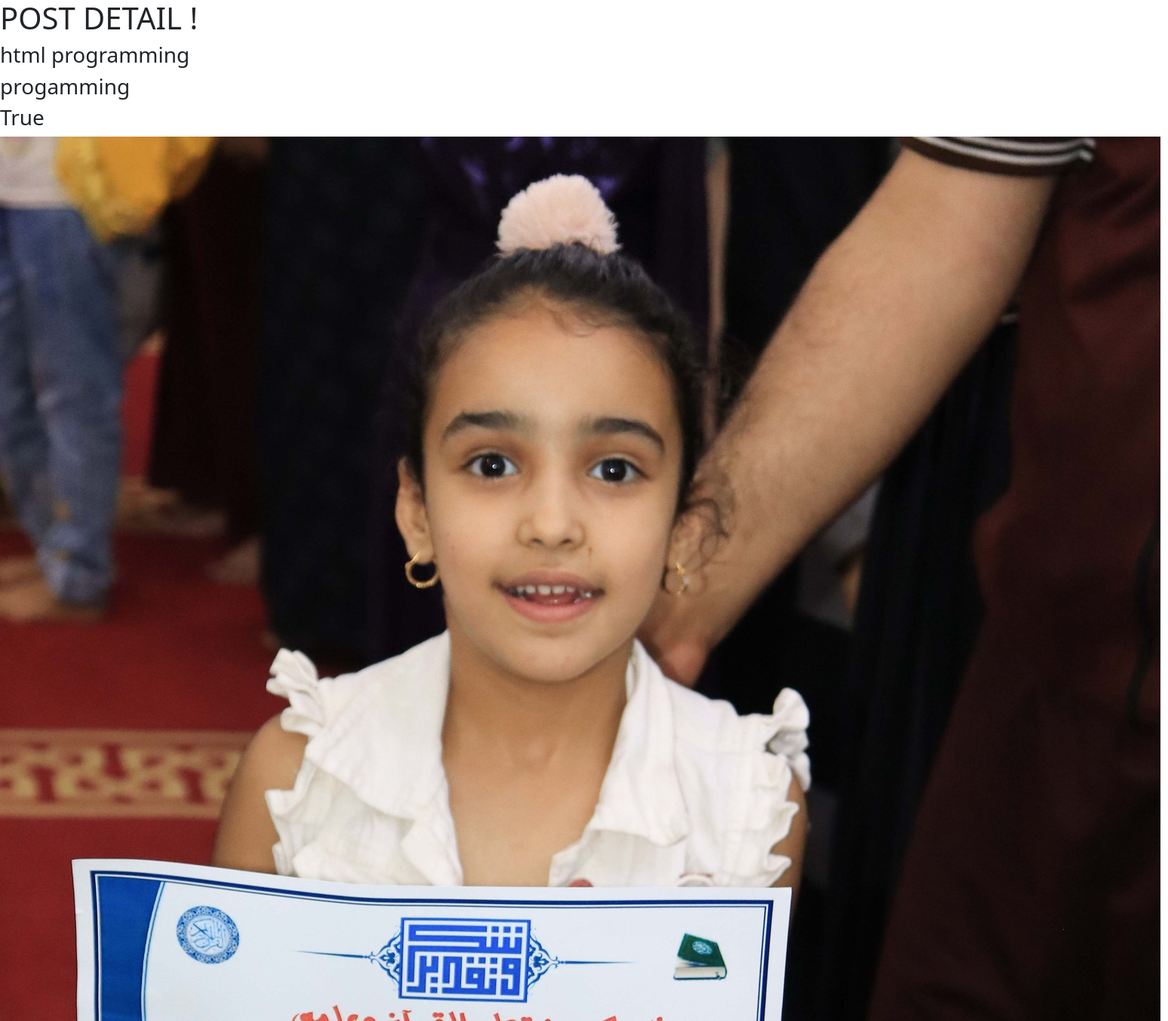
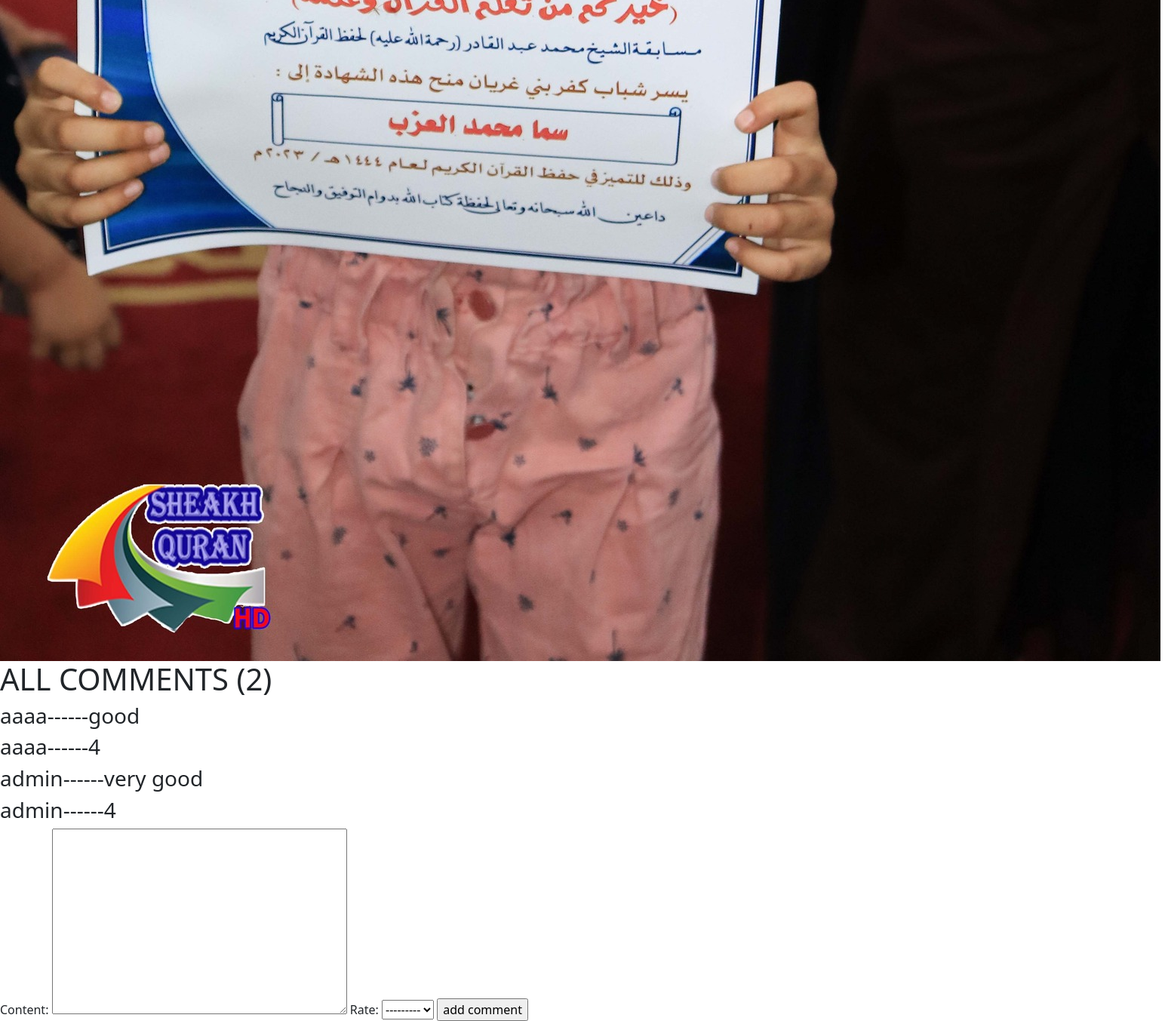
/posts/html-programming, run on the app's committed database (2 pictures, top to bottom).
### posts/models.py (models this page shows, shortened)
class Post(models.Model):
    user=models.ForeignKey(User,related_name='post_user',on_delete=models.CASCADE)
    title=models.CharField(max_length=120,verbose_name=_('title'))
    content=models.TextField(_('content'),max_length=1500)
    image=models.ImageField(upload_to='image_post',verbose_name=_('image'))
    publish_date=models.DateTimeField(default=timezone.now)
    tags = TaggableManager()
    category=models.ForeignKey('Category',related_name='post_category',on_delete=models.SET_NULL,null=True,blank=True)
    draft=models.BooleanField(default=True)
    slug=models.SlugField(null=True,blank=True)
    def __str__(self):
        return self.title

class Category(models.Model):
    name=models.CharField(max_length=120,verbose_name=_('name'))
    def __str__(self):
        return self.name

class Comment(models.Model):
    user=models.ForeignKey(User,related_name='comment_user',on_delete=models.CASCADE)
    post=models.ForeignKey(Post,related_name='comment_post',on_delete=models.CASCADE)
    content=models.TextField(max_length=500)
    publish_date=models.DateTimeField(default=timezone.now)
    rate=models.IntegerField(choices=[(i,i) for i in range(1,6) ])

### posts/views.py (the view)
# urls.py: path('<slug:slug>',post_detail),
def post_detail(request,slug):
    post=Post.objects.get(slug=slug)
    comment=Comment.objects.filter(post=post)
    if request.method=='POST':
        form=CommentForm(request.POST)
        if form.is_valid():
            myform=form.save(commit=False)
            myform.user=request.user
            myform.post=post
            myform.save()
            return redirect(f'/posts/{post.slug}')
    else:
        form=CommentForm()
    context={
        'post':post,
        'comments':comment,
        'form':form,
    }
    return render(request,'posts/post_detail.html',context)

### posts/forms.py
class CommentForm(forms.ModelForm):
    class Meta:
        model=Comment
        fields=['content','rate']

### posts/templates/posts/post_detail.html (shortened to what this page needs)
<!doctype html>
<html lang="en">
  <head>
    <link href="https://cdn.jsdelivr.net/npm/bootstrap@5.3.3/dist/css/bootstrap.min.css" rel="stylesheet">
  </head>
  <body>
    <h1>POST DETAIL ! </h1>
    <h3>{{post}}</h3>
    <h3>{{post.category}}</h3>
    <h3>{{post.draft}}</h3>
    <img src="{{post.image.url}}" alt="">
    <h1>ALL COMMENTS ({{comments|length}})</h1>
    {% for item in comments %}
    <h3>{{item.user}}------{{item.content}}</h3>
    <h3>{{item.user}}------{{item.rate}}</h3>
    {% endfor %}
    <form action="" method="post">
      {{form}}
      <input type="submit" value="add comment">
    </form>
  </body>
</html>

### data on the page
Post: title "html programming", category "progamming", draft "True", image (picture)
Comment: user "aaaa", content "good", rate "4"
Comment: user "admin", content "very good", rate "4"

### other printed values
{{ comments|length }} "2"
